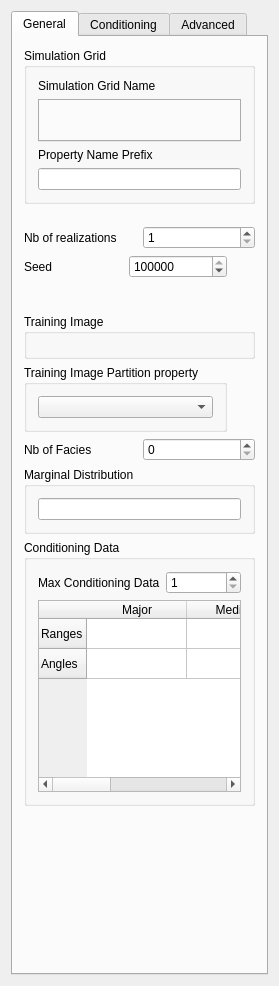
<?xml version="1.0" encoding="UTF-8"?>
<ui version="4.0">
 <class>Snesim_Std</class>
 <widget class="QWidget" name="Snesim_Std">
  <property name="geometry">
   <rect>
    <x>0</x>
    <y>0</y>
    <width>272</width>
    <height>986</height>
   </rect>
  </property>
  <property name="windowTitle">
   <string>Partition Snesim</string>
  </property>
  <property name="AlgorithmCategory" stdset="0">
   <string>Simulation</string>
  </property>
  <property name="AlgorithmDescription" stdset="0">
   <string>SNESIM with search tree partitionning</string>
  </property>
  <layout class="QVBoxLayout" name="verticalLayout_3">
   <item>
    <widget class="QTabWidget" name="tabWidget2">
     <property name="enabled">
      <bool>true</bool>
     </property>
     <property name="currentIndex">
      <number>0</number>
     </property>
     <widget class="QWidget" name="tab">
      <attribute name="title">
       <string>General</string>
      </attribute>
      <layout class="QGridLayout" name="gridLayout">
       <item row="0" column="0" colspan="2">
        <widget class="Q3GroupBox" name="SimulationGrid">
         <property name="maximumSize">
          <size>
           <width>32767</width>
           <height>32767</height>
          </size>
         </property>
         <property name="title">
          <string>Simulation Grid</string>
         </property>
         <property name="frameShape">
          <enum>Q3GroupBox::Box</enum>
         </property>
         <property name="frameShadow">
          <enum>Q3GroupBox::Sunken</enum>
         </property>
         <layout class="QVBoxLayout">
          <property name="spacing">
           <number>6</number>
          </property>
          <property name="margin">
           <number>11</number>
          </property>
          <item>
           <widget class="QLabel" name="TextLabel1">
            <property name="text">
             <string>Simulation Grid Name</string>
            </property>
            <property name="wordWrap">
             <bool>false</bool>
            </property>
           </widget>
          </item>
          <item>
           <widget class="GridSelector" name="GridSelector_Sim">
            <property name="toolTip">
             <string>grid on which to perform the simulation</string>
            </property>
           </widget>
          </item>
          <item>
           <widget class="QLabel" name="TextLabel2">
            <property name="text">
             <string>Property Name Prefix</string>
            </property>
            <property name="wordWrap">
             <bool>false</bool>
            </property>
           </widget>
          </item>
          <item>
           <widget class="QLineEdit" name="Property_Name_Sim">
            <property name="maximumSize">
             <size>
              <width>32767</width>
              <height>32767</height>
             </size>
            </property>
           </widget>
          </item>
         </layout>
        </widget>
       </item>
       <item row="1" column="1">
        <spacer name="Spacer7_5_3">
         <property name="orientation">
          <enum>Qt::Vertical</enum>
         </property>
         <property name="sizeType">
          <enum>QSizePolicy::Fixed</enum>
         </property>
         <property name="sizeHint" stdset="0">
          <size>
           <width>16</width>
           <height>16</height>
          </size>
         </property>
        </spacer>
       </item>
       <item row="2" column="0" colspan="2">
        <layout class="QHBoxLayout">
         <property name="spacing">
          <number>6</number>
         </property>
         <property name="margin">
          <number>0</number>
         </property>
         <item>
          <widget class="QLabel" name="TextLabel2_2_2_2">
           <property name="text">
            <string>Nb of realizations</string>
           </property>
           <property name="wordWrap">
            <bool>false</bool>
           </property>
          </widget>
         </item>
         <item>
          <widget class="QSpinBox" name="Nb_Realizations">
           <property name="minimum">
            <number>1</number>
           </property>
           <property name="maximum">
            <number>10000</number>
           </property>
          </widget>
         </item>
        </layout>
       </item>
       <item row="3" column="0">
        <layout class="QHBoxLayout">
         <property name="spacing">
          <number>6</number>
         </property>
         <property name="margin">
          <number>0</number>
         </property>
         <item>
          <widget class="QLabel" name="TextLabel2_2_2_2_2">
           <property name="text">
            <string>Seed</string>
           </property>
           <property name="wordWrap">
            <bool>false</bool>
           </property>
          </widget>
         </item>
         <item>
          <widget class="QSpinBox" name="Seed">
           <property name="maximum">
            <number>99999999</number>
           </property>
           <property name="value">
            <number>211175</number>
           </property>
          </widget>
         </item>
        </layout>
       </item>
       <item row="4" column="1">
        <spacer name="Spacer20">
         <property name="orientation">
          <enum>Qt::Vertical</enum>
         </property>
         <property name="sizeType">
          <enum>QSizePolicy::Fixed</enum>
         </property>
         <property name="sizeHint" stdset="0">
          <size>
           <width>20</width>
           <height>30</height>
          </size>
         </property>
        </spacer>
       </item>
       <item row="5" column="0" colspan="2">
        <widget class="Q3GroupBox" name="SimulationGrid_2">
         <property name="maximumSize">
          <size>
           <width>32767</width>
           <height>160</height>
          </size>
         </property>
         <property name="title">
          <string>Training Image</string>
         </property>
         <layout class="QVBoxLayout">
          <property name="spacing">
           <number>6</number>
          </property>
          <property name="margin">
           <number>11</number>
          </property>
          <item>
           <widget class="PropertySelector" name="PropertySelector_Training"/>
          </item>
         </layout>
        </widget>
       </item>
       <item row="6" column="0">
        <widget class="Q3GroupBox" name="groupBox9">
         <property name="title">
          <string>Training Image Partition property</string>
         </property>
         <layout class="QVBoxLayout">
          <item>
           <widget class="SinglePropertySelector" name="tiprop_partition"/>
          </item>
         </layout>
        </widget>
       </item>
       <item row="7" column="0" colspan="2">
        <layout class="QHBoxLayout">
         <property name="spacing">
          <number>6</number>
         </property>
         <property name="margin">
          <number>0</number>
         </property>
         <item>
          <widget class="QLabel" name="TextLabel2_2_2_2_3">
           <property name="text">
            <string>Nb of Facies</string>
           </property>
           <property name="wordWrap">
            <bool>false</bool>
           </property>
          </widget>
         </item>
         <item>
          <widget class="QSpinBox" name="Nb_Facies">
           <property name="maximum">
            <number>10</number>
           </property>
          </widget>
         </item>
        </layout>
       </item>
       <item row="8" column="0" colspan="2">
        <widget class="Q3GroupBox" name="GroupBox4">
         <property name="title">
          <string>Marginal Distribution</string>
         </property>
         <layout class="QHBoxLayout">
          <property name="spacing">
           <number>6</number>
          </property>
          <property name="margin">
           <number>11</number>
          </property>
          <item>
           <widget class="QLineEdit" name="Marginal_Cdf">
            <property name="toolTip">
             <string>enter values separated by a space</string>
            </property>
           </widget>
          </item>
         </layout>
        </widget>
       </item>
       <item row="9" column="0" colspan="2">
        <widget class="Q3GroupBox" name="groupBox6">
         <property name="title">
          <string>Conditioning Data</string>
         </property>
         <layout class="QVBoxLayout">
          <item>
           <layout class="QHBoxLayout">
            <item>
             <widget class="QLabel" name="textLabel1">
              <property name="text">
               <string>Max Conditioning Data</string>
              </property>
              <property name="wordWrap">
               <bool>false</bool>
              </property>
             </widget>
            </item>
            <item>
             <widget class="QSpinBox" name="Max_Cond">
              <property name="minimum">
               <number>1</number>
              </property>
              <property name="maximum">
               <number>400</number>
              </property>
             </widget>
            </item>
           </layout>
          </item>
          <item>
           <widget class="GsTLTable" name="Search_Ellipsoid">
            <property name="sizePolicy">
             <sizepolicy hsizetype="Expanding" vsizetype="Minimum">
              <horstretch>0</horstretch>
              <verstretch>0</verstretch>
             </sizepolicy>
            </property>
            <property name="default_column_size" stdset="0">
             <number>60</number>
            </property>
            <property name="row_headers" stdset="0">
             <string>Ranges;Angles</string>
            </property>
            <property name="col_headers" stdset="0">
             <string>Major;Medium;Minor</string>
            </property>
            <property name="numRows" stdset="0">
             <number>2</number>
            </property>
            <property name="numCols" stdset="0">
             <number>3</number>
            </property>
            <row>
             <property name="text">
              <string>Ranges</string>
             </property>
            </row>
            <row>
             <property name="text">
              <string>Angles</string>
             </property>
            </row>
            <column>
             <property name="text">
              <string>Major</string>
             </property>
            </column>
            <column>
             <property name="text">
              <string>Medium</string>
             </property>
            </column>
            <column>
             <property name="text">
              <string>Minor</string>
             </property>
            </column>
           </widget>
          </item>
         </layout>
        </widget>
       </item>
       <item row="10" column="1">
        <spacer name="Spacer21">
         <property name="orientation">
          <enum>Qt::Vertical</enum>
         </property>
         <property name="sizeType">
          <enum>QSizePolicy::Expanding</enum>
         </property>
         <property name="sizeHint" stdset="0">
          <size>
           <width>20</width>
           <height>50</height>
          </size>
         </property>
        </spacer>
       </item>
      </layout>
     </widget>
     <widget class="QWidget" name="tab">
      <attribute name="title">
       <string>Conditioning</string>
      </attribute>
      <layout class="QVBoxLayout" name="verticalLayout">
       <item>
        <widget class="Q3GroupBox" name="GroupBox3">
         <property name="title">
          <string>Hard Data</string>
         </property>
         <layout class="QHBoxLayout">
          <item>
           <widget class="PropertySelector" name="Hard_Data"/>
          </item>
         </layout>
        </widget>
       </item>
       <item>
        <widget class="Q3GroupBox" name="groupBox9_2">
         <property name="title">
          <string>Data Partition</string>
         </property>
         <layout class="QVBoxLayout">
          <item>
           <widget class="SinglePropertySelector" name="data_partition"/>
          </item>
         </layout>
        </widget>
       </item>
       <item>
        <widget class="QCheckBox" name="use_pre_simulated_gridded_data">
         <property name="text">
          <string>Use pre-simulated gridded data</string>
         </property>
        </widget>
       </item>
       <item>
        <widget class="QGroupBox" name="pre_sim_box">
         <property name="enabled">
          <bool>false</bool>
         </property>
         <property name="title">
          <string/>
         </property>
         <layout class="QGridLayout" name="gridLayout_2">
          <item row="0" column="0">
           <widget class="QLabel" name="label">
            <property name="text">
             <string>Property</string>
            </property>
           </widget>
          </item>
          <item row="0" column="1">
           <widget class="SinglePropertySelector" name="Pre_Simulated_Gridded_Data">
            <property name="enabled">
             <bool>false</bool>
            </property>
           </widget>
          </item>
          <item row="1" column="0">
           <widget class="QLabel" name="label_2">
            <property name="text">
             <string>Region</string>
            </property>
           </widget>
          </item>
          <item row="1" column="1">
           <widget class="SingleRegionSelector" name="Pre_Simulated_Gridded_Region"/>
          </item>
         </layout>
        </widget>
       </item>
       <item>
        <spacer name="spacer8_2">
         <property name="orientation">
          <enum>Qt::Vertical</enum>
         </property>
         <property name="sizeType">
          <enum>QSizePolicy::Fixed</enum>
         </property>
         <property name="sizeHint" stdset="0">
          <size>
           <width>20</width>
           <height>20</height>
          </size>
         </property>
        </spacer>
       </item>
       <item>
        <widget class="QCheckBox" name="Use_ProbField">
         <property name="text">
          <string>Use Probability Field</string>
         </property>
        </widget>
       </item>
       <item>
        <widget class="GsTLGroupBox" name="gsTLGroupBox17">
         <property name="title">
          <string/>
         </property>
         <property name="displayed" stdset="0">
          <bool>false</bool>
         </property>
         <layout class="QVBoxLayout">
          <item>
           <layout class="QVBoxLayout">
            <item>
             <widget class="OrderedPropertySelector" name="ProbField_properties">
              <property name="title">
               <string>Probability Maps for each Facies</string>
              </property>
              <property name="displayed" stdset="0">
               <bool>true</bool>
              </property>
             </widget>
            </item>
           </layout>
          </item>
          <item>
           <widget class="Q3GroupBox" name="groupBox8">
            <property name="title">
             <string>Tau per multti grid, (from 1 to N)</string>
            </property>
            <layout class="QVBoxLayout">
             <item>
              <layout class="QGridLayout">
               <item row="0" column="0">
                <widget class="QLabel" name="textLabel2">
                 <property name="text">
                  <string>Tau for TI information</string>
                 </property>
                 <property name="wordWrap">
                  <bool>false</bool>
                 </property>
                </widget>
               </item>
               <item row="1" column="1">
                <widget class="QLineEdit" name="taus_soft"/>
               </item>
               <item row="1" column="0">
                <widget class="QLabel" name="textLabel3_5">
                 <property name="text">
                  <string>Taus for soft (per multi grid)</string>
                 </property>
                 <property name="wordWrap">
                  <bool>false</bool>
                 </property>
                </widget>
               </item>
               <item row="0" column="1">
                <widget class="QLineEdit" name="taus_ti"/>
               </item>
              </layout>
             </item>
            </layout>
           </widget>
          </item>
         </layout>
        </widget>
       </item>
       <item>
        <spacer name="spacer8_2_2">
         <property name="orientation">
          <enum>Qt::Vertical</enum>
         </property>
         <property name="sizeType">
          <enum>QSizePolicy::MinimumExpanding</enum>
         </property>
         <property name="sizeHint" stdset="0">
          <size>
           <width>20</width>
           <height>170</height>
          </size>
         </property>
        </spacer>
       </item>
      </layout>
     </widget>
     <widget class="QWidget" name="tab">
      <attribute name="title">
       <string>Advanced</string>
      </attribute>
      <layout class="QVBoxLayout">
       <item>
        <layout class="QHBoxLayout">
         <item>
          <widget class="QLabel" name="textLabel6">
           <property name="text">
            <string>cmin</string>
           </property>
           <property name="wordWrap">
            <bool>false</bool>
           </property>
          </widget>
         </item>
         <item>
          <widget class="QSpinBox" name="Cmin">
           <property name="minimum">
            <number>1</number>
           </property>
          </widget>
         </item>
        </layout>
       </item>
       <item>
        <layout class="QHBoxLayout">
         <property name="spacing">
          <number>6</number>
         </property>
         <property name="margin">
          <number>0</number>
         </property>
         <item>
          <widget class="QLabel" name="TextLabel2_2_2_2_3_3_3">
           <property name="text">
            <string>Number of Multigrids</string>
           </property>
           <property name="wordWrap">
            <bool>false</bool>
           </property>
          </widget>
         </item>
         <item>
          <widget class="QSpinBox" name="Nb_Multigrids_ADVANCED">
           <property name="minimum">
            <number>1</number>
           </property>
           <property name="maximum">
            <number>10</number>
           </property>
           <property name="value">
            <number>3</number>
           </property>
          </widget>
         </item>
        </layout>
       </item>
       <item>
        <spacer name="spacer8">
         <property name="orientation">
          <enum>Qt::Vertical</enum>
         </property>
         <property name="sizeType">
          <enum>QSizePolicy::Expanding</enum>
         </property>
         <property name="sizeHint" stdset="0">
          <size>
           <width>20</width>
           <height>20</height>
          </size>
         </property>
        </spacer>
       </item>
      </layout>
     </widget>
    </widget>
   </item>
  </layout>
 </widget>
 <layoutdefault spacing="6" margin="11"/>
 <pixmapfunction>qPixmapFromMimeSource</pixmapfunction>
 <customwidgets>
  <customwidget>
   <class>SinglePropertySelector</class>
   <extends>QComboBox</extends>
   <header>GsTLAppli/extra/qtplugins/selectors.h</header>
  </customwidget>
  <customwidget>
   <class>OrderedPropertySelector</class>
   <extends>GsTLGroupBox</extends>
   <header>GsTLAppli/extra/qtplugins/selectors.h</header>
  </customwidget>
  <customwidget>
   <class>GsTLTable</class>
   <extends>QTableWidget</extends>
   <header>GsTLAppli/extra/qtplugins/gstl_table.h</header>
  </customwidget>
  <customwidget>
   <class>GsTLGroupBox</class>
   <extends>QGroupBox</extends>
   <header>GsTLAppli/extra/qtplugins/selectors.h</header>
  </customwidget>
  <customwidget>
   <class>SingleRegionSelector</class>
   <extends>QComboBox</extends>
   <header>GsTLAppli/extra/qtplugins/selectors.h</header>
  </customwidget>
  <customwidget>
   <class>GridSelector</class>
   <extends>QTabWidget</extends>
   <header>GsTLAppli/extra/qtplugins/selectors.h</header>
  </customwidget>
  <customwidget>
   <class>PropertySelector</class>
   <extends>QWidget</extends>
   <header>GsTLAppli/extra/qtplugins/selectors.h</header>
  </customwidget>
  <customwidget>
   <class>Q3GroupBox</class>
   <extends>QGroupBox</extends>
   <header>Qt3Support/Q3GroupBox</header>
   <container>1</container>
  </customwidget>
 </customwidgets>
 <tabstops>
  <tabstop>GridSelector_Sim</tabstop>
  <tabstop>Property_Name_Sim</tabstop>
  <tabstop>Nb_Realizations</tabstop>
  <tabstop>Seed</tabstop>
  <tabstop>Nb_Facies</tabstop>
  <tabstop>Marginal_Cdf</tabstop>
  <tabstop>Max_Cond</tabstop>
  <tabstop>Search_Ellipsoid</tabstop>
  <tabstop>Use_ProbField</tabstop>
  <tabstop>Cmin</tabstop>
  <tabstop>Nb_Multigrids_ADVANCED</tabstop>
 </tabstops>
 <includes>
  <include location="local">gridselector.h</include>
  <include location="local">propertyselector.h</include>
  <include location="local">singlepropertyselector.h</include>
  <include location="local">gstl_table.h</include>
  <include location="local">propertyselector.h</include>
  <include location="local">singlepropertyselector.h</include>
  <include location="local">gstlgroupbox.h</include>
  <include location="local">orderedpropertyselector.h</include>
  <include location="local">multipropertyselector.h</include>
 </includes>
 <resources/>
 <connections>
  <connection>
   <sender>GridSelector_Sim</sender>
   <signal>activated(QString)</signal>
   <receiver>ProbField_properties</receiver>
   <slot>show_properties(QString)</slot>
   <hints>
    <hint type="sourcelabel">
     <x>20</x>
     <y>20</y>
    </hint>
    <hint type="destinationlabel">
     <x>20</x>
     <y>20</y>
    </hint>
   </hints>
  </connection>
  <connection>
   <sender>Use_ProbField</sender>
   <signal>toggled(bool)</signal>
   <receiver>gsTLGroupBox17</receiver>
   <slot>setShown(bool)</slot>
   <hints>
    <hint type="sourcelabel">
     <x>20</x>
     <y>20</y>
    </hint>
    <hint type="destinationlabel">
     <x>20</x>
     <y>20</y>
    </hint>
   </hints>
  </connection>
  <connection>
   <sender>GridSelector_Sim</sender>
   <signal>activated(QString)</signal>
   <receiver>data_partition</receiver>
   <slot>show_properties(QString)</slot>
   <hints>
    <hint type="sourcelabel">
     <x>20</x>
     <y>20</y>
    </hint>
    <hint type="destinationlabel">
     <x>20</x>
     <y>20</y>
    </hint>
   </hints>
  </connection>
  <connection>
   <sender>PropertySelector_Training</sender>
   <signal>object_changed(QString)</signal>
   <receiver>tiprop_partition</receiver>
   <slot>show_properties(QString)</slot>
   <hints>
    <hint type="sourcelabel">
     <x>20</x>
     <y>20</y>
    </hint>
    <hint type="destinationlabel">
     <x>20</x>
     <y>20</y>
    </hint>
   </hints>
  </connection>
  <connection>
   <sender>GridSelector_Sim</sender>
   <signal>activated(QString)</signal>
   <receiver>Pre_Simulated_Gridded_Data</receiver>
   <slot>show_properties(QString)</slot>
   <hints>
    <hint type="sourcelabel">
     <x>168</x>
     <y>117</y>
    </hint>
    <hint type="destinationlabel">
     <x>73</x>
     <y>353</y>
    </hint>
   </hints>
  </connection>
  <connection>
   <sender>use_pre_simulated_gridded_data</sender>
   <signal>toggled(bool)</signal>
   <receiver>Pre_Simulated_Gridded_Data</receiver>
   <slot>setEnabled(bool)</slot>
   <hints>
    <hint type="sourcelabel">
     <x>141</x>
     <y>320</y>
    </hint>
    <hint type="destinationlabel">
     <x>73</x>
     <y>353</y>
    </hint>
   </hints>
  </connection>
  <connection>
   <sender>GridSelector_Sim</sender>
   <signal>activated(QString)</signal>
   <receiver>Pre_Simulated_Gridded_Region</receiver>
   <slot>show_regions(QString)</slot>
   <hints>
    <hint type="sourcelabel">
     <x>208</x>
     <y>101</y>
    </hint>
    <hint type="destinationlabel">
     <x>113</x>
     <y>394</y>
    </hint>
   </hints>
  </connection>
  <connection>
   <sender>use_pre_simulated_gridded_data</sender>
   <signal>clicked(bool)</signal>
   <receiver>pre_sim_box</receiver>
   <slot>setEnabled(bool)</slot>
   <hints>
    <hint type="sourcelabel">
     <x>106</x>
     <y>322</y>
    </hint>
    <hint type="destinationlabel">
     <x>89</x>
     <y>380</y>
    </hint>
   </hints>
  </connection>
 </connections>
</ui>
